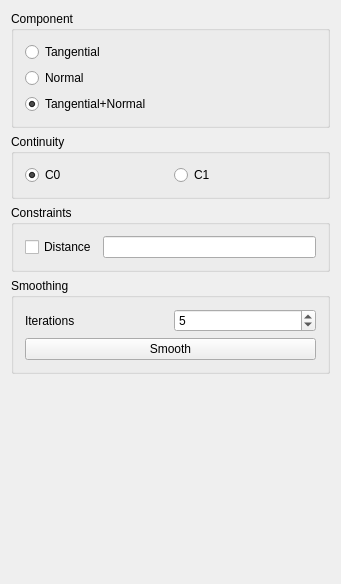
<ui version="4.0" >
 <class>SmootherToolbar</class>
 <widget class="QWidget" name="SmootherToolbar" >
  <property name="geometry" >
   <rect>
    <x>0</x>
    <y>0</y>
    <width>341</width>
    <height>584</height>
   </rect>
  </property>
  <property name="windowTitle" >
   <string>Form</string>
  </property>
  <layout class="QVBoxLayout" name="verticalLayout_7" >
   <item>
    <widget class="QGroupBox" name="groupBox_5" >
     <property name="toolTip" >
      <string>Set the smoothing directions</string>
     </property>
     <property name="statusTip" >
      <string>Set the smoothing directions</string>
     </property>
     <property name="title" >
      <string>Component</string>
     </property>
     <layout class="QVBoxLayout" name="verticalLayout_3" >
      <item>
       <layout class="QVBoxLayout" name="verticalLayout" >
        <item>
         <widget class="QRadioButton" name="rbTangential" >
          <property name="toolTip" >
           <string>Smooth in tangent direction</string>
          </property>
          <property name="statusTip" >
           <string>Smooth in tangent direction</string>
          </property>
          <property name="text" >
           <string>Tangential</string>
          </property>
          <property name="checked" >
           <bool>false</bool>
          </property>
         </widget>
        </item>
        <item>
         <widget class="QRadioButton" name="rbNormal" >
          <property name="toolTip" >
           <string>Smooth in normal direction</string>
          </property>
          <property name="statusTip" >
           <string>Smooth in normal direction</string>
          </property>
          <property name="text" >
           <string>Normal</string>
          </property>
         </widget>
        </item>
        <item>
         <widget class="QRadioButton" name="rbTangential_and_Normal" >
          <property name="sizePolicy" >
           <sizepolicy vsizetype="Fixed" hsizetype="Preferred" >
            <horstretch>0</horstretch>
            <verstretch>0</verstretch>
           </sizepolicy>
          </property>
          <property name="toolTip" >
           <string>Smooth in tangent and normal direction</string>
          </property>
          <property name="statusTip" >
           <string>Smooth in tangent and normal direction</string>
          </property>
          <property name="text" >
           <string>Tangential+Normal</string>
          </property>
          <property name="checked" >
           <bool>true</bool>
          </property>
         </widget>
        </item>
       </layout>
      </item>
     </layout>
    </widget>
   </item>
   <item>
    <widget class="QGroupBox" name="groupBox_4" >
     <property name="toolTip" >
      <string>Set the continuity that should be used</string>
     </property>
     <property name="statusTip" >
      <string>Set the continuity that should be used</string>
     </property>
     <property name="title" >
      <string>Continuity</string>
     </property>
     <layout class="QVBoxLayout" name="verticalLayout_2" >
      <item>
       <layout class="QHBoxLayout" name="horizontalLayout" >
        <item>
         <widget class="QRadioButton" name="rB_c0" >
          <property name="toolTip" >
           <string>use C0 continuity</string>
          </property>
          <property name="statusTip" >
           <string>use C0 continuity</string>
          </property>
          <property name="text" >
           <string>C0</string>
          </property>
          <property name="checked" >
           <bool>true</bool>
          </property>
         </widget>
        </item>
        <item>
         <widget class="QRadioButton" name="rB_c1" >
          <property name="toolTip" >
           <string>use C1 continuity</string>
          </property>
          <property name="statusTip" >
           <string>use C1 continuity</string>
          </property>
          <property name="text" >
           <string>C1</string>
          </property>
         </widget>
        </item>
       </layout>
      </item>
     </layout>
    </widget>
   </item>
   <item>
    <widget class="QGroupBox" name="groupBox" >
     <property name="title" >
      <string>Constraints</string>
     </property>
     <layout class="QVBoxLayout" name="verticalLayout_4" >
      <item>
       <layout class="QHBoxLayout" name="horizontalLayout_2" >
        <item>
         <widget class="QCheckBox" name="cbDistance" >
          <property name="toolTip" >
           <string>the maximum distance that the smoothed mesh is allowed to differ from the original mesh</string>
          </property>
          <property name="statusTip" >
           <string>the maximum distance that the smoothed mesh is allowed to differ from the original mesh</string>
          </property>
          <property name="text" >
           <string>Distance</string>
          </property>
         </widget>
        </item>
        <item>
         <widget class="QLineEdit" name="distance" >
          <property name="toolTip" >
           <string>the maximum distance that the smoothed mesh is allowed to differ from the original mesh</string>
          </property>
          <property name="statusTip" >
           <string>the maximum distance that the smoothed mesh is allowed to differ from the original mesh</string>
          </property>
         </widget>
        </item>
       </layout>
      </item>
     </layout>
    </widget>
   </item>
   <item>
    <widget class="QGroupBox" name="groupBox_2" >
     <property name="title" >
      <string>Smoothing</string>
     </property>
     <layout class="QVBoxLayout" name="verticalLayout_6" >
      <item>
       <layout class="QVBoxLayout" name="verticalLayout_5" >
        <item>
         <layout class="QHBoxLayout" name="horizontalLayout_3" >
          <item>
           <widget class="QLabel" name="label3" >
            <property name="toolTip" >
             <string>number of smoothing iterations</string>
            </property>
            <property name="statusTip" >
             <string>number of smoothing iterations</string>
            </property>
            <property name="text" >
             <string>Iterations</string>
            </property>
            <property name="wordWrap" >
             <bool>false</bool>
            </property>
           </widget>
          </item>
          <item>
           <widget class="QSpinBox" name="sB_iter" >
            <property name="toolTip" >
             <string>number of smoothing iterations</string>
            </property>
            <property name="statusTip" >
             <string>number of smoothing iterations</string>
            </property>
            <property name="maximum" >
             <number>9999</number>
            </property>
            <property name="value" >
             <number>5</number>
            </property>
           </widget>
          </item>
         </layout>
        </item>
        <item>
         <widget class="QPushButton" name="pB_smooth" >
          <property name="enabled" >
           <bool>true</bool>
          </property>
          <property name="toolTip" >
           <string/>
          </property>
          <property name="text" >
           <string>Smooth</string>
          </property>
         </widget>
        </item>
       </layout>
      </item>
     </layout>
    </widget>
   </item>
   <item>
    <spacer name="verticalSpacer" >
     <property name="orientation" >
      <enum>Qt::Vertical</enum>
     </property>
     <property name="sizeHint" stdset="0" >
      <size>
       <width>20</width>
       <height>40</height>
      </size>
     </property>
    </spacer>
   </item>
  </layout>
 </widget>
 <layoutdefault spacing="6" margin="11" />
 <pixmapfunction>qPixmapFromMimeSource</pixmapfunction>
 <resources/>
 <connections/>
</ui>
